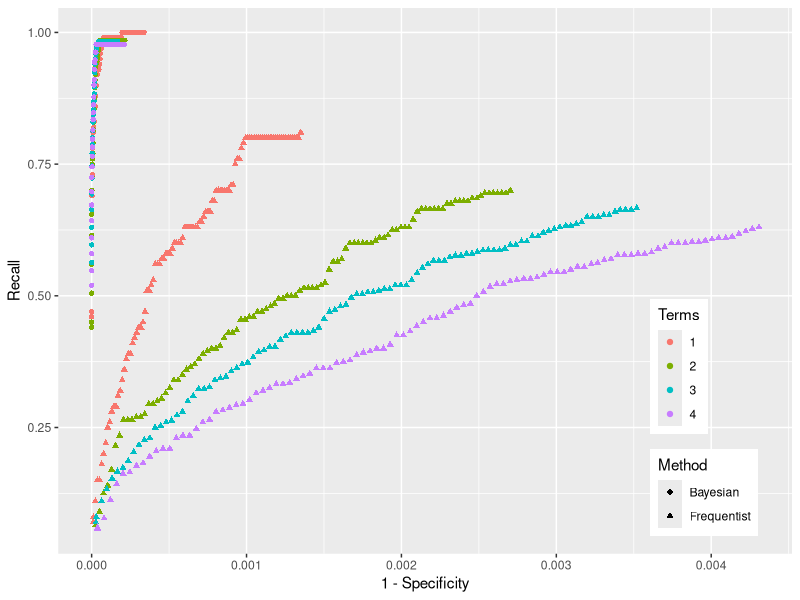
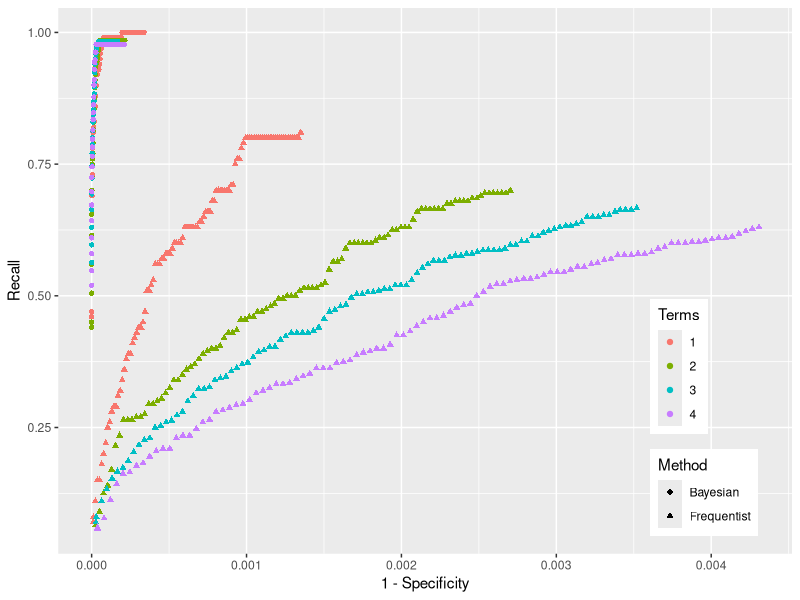

Write the R code that produced these figures, in order.
require("ggplot2")
data=read.csv("allsim.t4.csv")
data$Terms <- cut (data$terms, breaks=c(-Inf,1.5,2.5,3.5,Inf), labels=c("1","2","3","4"))
data$Method[data$method == "model"] = "Bayesian"
data$Method[data$method == "hypergeometric"] = "Frequentist"
data$fpr <- 1 - data$specificity
ggplot(aes(x = fpr, y = recall, shape = Method, color = Terms, group = interaction(Method,Terms)), data = data) + geom_point() + xlab("1 - Specificity") + ylab("Recall") + theme(legend.position = c(.88,.25))
ggsave("allsim.color.pdf")
